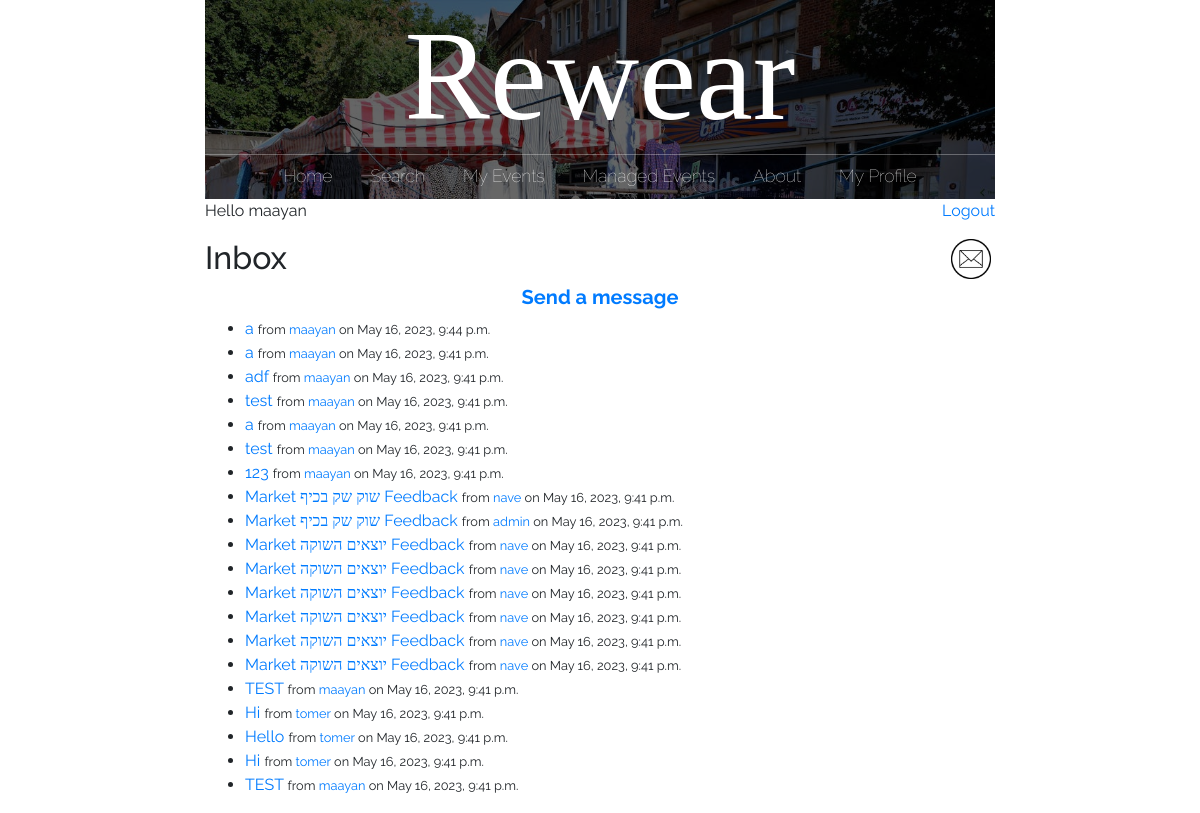
Before: /inbox/ (signed in) with the older database file.
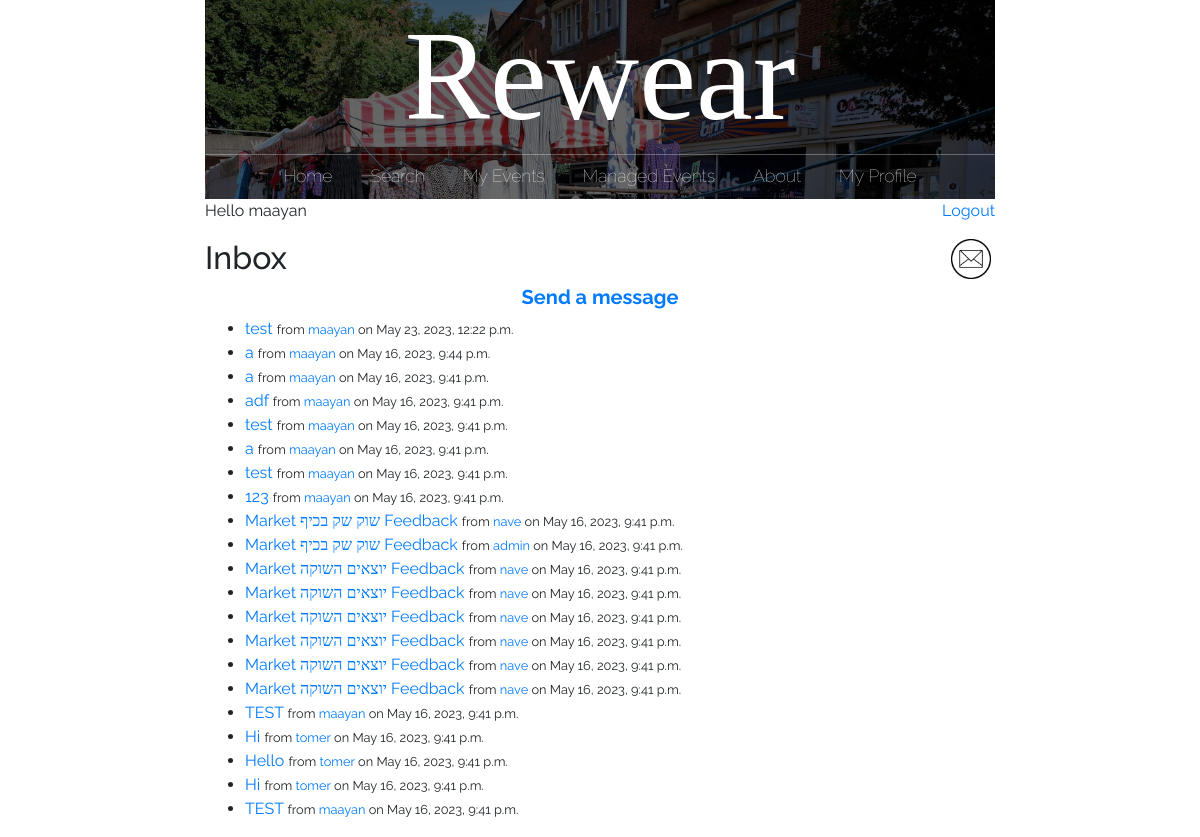
After: the same page with the newer database file.
### main/models.py (models this page shows)
class Message(models.Model):
    sender = models.ForeignKey(User, on_delete=models.CASCADE, related_name='sent_messages')
    recipient = models.ForeignKey(User, on_delete=models.CASCADE, related_name='received_messages')
    subject = models.CharField(max_length=255)
    body = models.TextField()
    from django.utils import timezone
    created_at = models.DateTimeField(default=timezone.now)
    is_read = models.BooleanField(default=False)

### main/views.py (the view)
# urls.py: path("inbox/", views.inbox, name="inbox"),
@login_required
def inbox(request):
    messages = Message.objects.filter(recipient=request.user)
    new_mail = new_messages(request.user.username)
    return render(request, 'main/inbox.html', {'messages': messages, 'new_mail': new_mail})

### main/views.py (called while the page is built)
def new_messages(username):
    try:
        messages = Message.objects.filter(recipient=User.objects.filter(username=username)[0])
        for m in messages:
            if not m.is_read:
                return True
        return False
    except:
        return False

### main/templates/main/inbox.html
{% extends 'main/base.html' %}
{% block content %}
  <h2>Inbox</h2>
  <center>
    <a href="/send_message/"><h5><b>Send a message</b></h5></a>
  </center>
  {% if messages %}
    <ul>
      {% for message in messages reversed %}
        <li{% if not message.is_read %} style="font-weight: bold;"{% endif %}>
          <a href="/message_detail/{{message.id}}">
            {% if not message.is_read %}
              <big><b>{{ message.subject }}</b></big>
            {% else %}
              {{ message.subject }}
            {% endif %}
          </a>
          {% if not message.is_read %}
            from <a href="/profile/{{ message.sender.username }}">{{ message.sender.username }}</a> on {{ message.created_at }}
          {% else %}
            <small>from <a href="/profile/{{ message.sender.username }}">{{ message.sender.username }}</a> on {{ message.created_at }}</small>
          {% endif %}
        </li>
      {% endfor %}
    </ul>
  {% else %}
    <p>No messages.</p>
  {% endif %}
{% endblock %}

Changed rows visible on the page:
added Message: subject "test", sender.username "maayan", created_at "May 23, 2023, 12:22 p.m."
